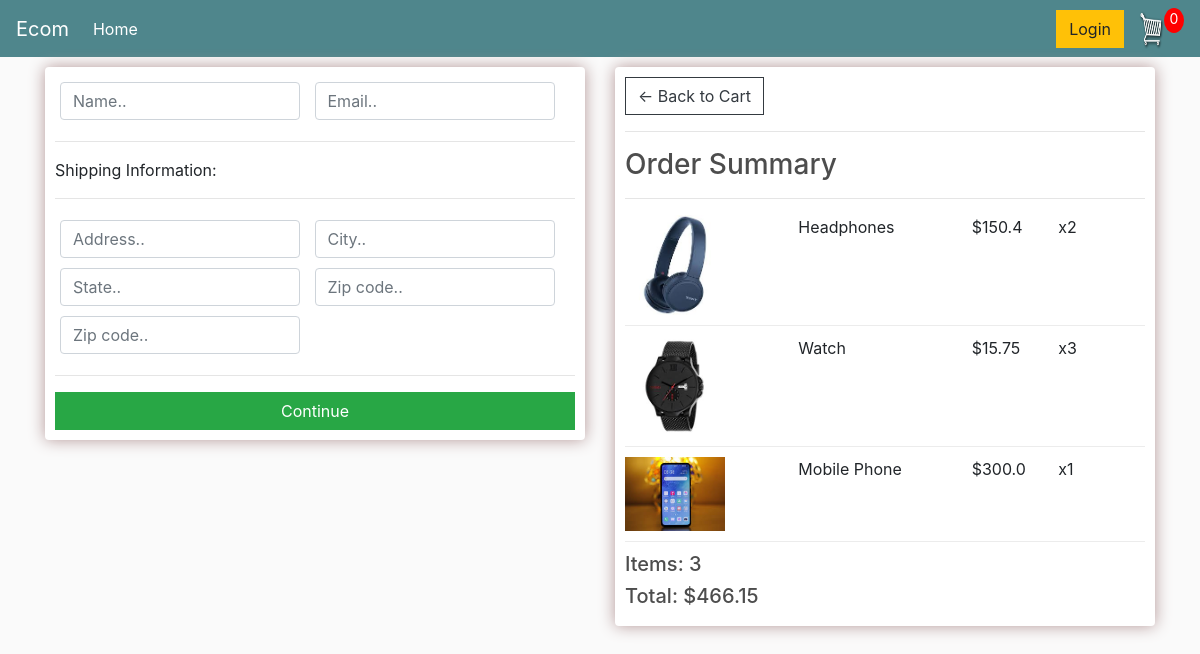
Screenshot of /checkout/ (signed in) with the database file from the repository.
### store/models.py (models this page shows, shortened)
class OrderItem(models.Model):
    customer = models.ForeignKey(Customer,on_delete=models.SET_NULL,null=True,blank=True)
    product = models.ForeignKey(Product,on_delete=models.SET_NULL,null=True)
    order = models.ForeignKey(Order,on_delete=models.SET_NULL,null=True)
    quantity = models.IntegerField(default=0,null=True,blank=True)
    date_added = models.DateTimeField(auto_now_add=True)

class Product(models.Model):
    name = models.CharField(max_length=100)
    price = models.FloatField()
    digital = models.BooleanField(default=False,null=True,blank=True)
    image = models.ImageField(upload_to="",null=True,blank=True)

class Order(models.Model):
    customer = models.ForeignKey(Customer, on_delete=models.SET_NULL,null=True,blank=True)
    date_ordered = models.DateTimeField(auto_now_add=True)
    complete = models.BooleanField(default=False)
    transaction_id = models.CharField(max_length=100,null=True)
    @property
    def get_cart_total(self):
        items = self.orderitem_set.all()
        total = sum([item.product.price for item in items])
        return total
    @property
    def get_number_of_items(self):
        items = self.orderitem_set.all()
        total = sum([1 for item in items])
        return total

### store/views.py (the view)
# urls.py: path('checkout/',views.Checkout,name='checkout'),
def Checkout(request):
    if request.user.is_authenticated:
        Customer = request.user.customer
        orderitems = OrderItem.objects.filter(customer=Customer)
        order = orderitems[0].order
    else :
        orderitems = []
        order = {'get_cart_total':0,'get_number_of_items':0}
    context={'items':orderitems,'order':order}
    return render(request,'store/Checkout.html',context)

### templates/store/Checkout.html (shortened to what this page needs)
{% extends 'store/main.html' %}
{% load static %}
{% block body_block %}
<div class = "row">
    <div class = "col-lg-6">
        <div class = "box-element" id = "form-wrapper">
            <form id="form">
                <div id="user-info">
                    <div class="form-field">
                        <input required class="form-control" type="text" name="name" placeholder="Name..">
                    </div>
                    <div class="form-field">
                        <input required class="form-control" type="email" name="email" placeholder="Email..">
                    </div>
                </div>
                <div id="shipping-info">
                    <hr>
                    <p>Shipping Information:</p>
                    <hr>
                    <div class="form-field">
                        <input class="form-control" type="text" name="address" placeholder="Address..">
                    </div>
                    <div class="form-field">
                        <input class="form-control" type="text" name="city" placeholder="City..">
                    </div>
                    <div class="form-field">
                        <input class="form-control" type="text" name="state" placeholder="State..">
                    </div>
                    <div class="form-field">
                        <input class="form-control" type="text" name="zipcode" placeholder="Zip code..">
                    </div>
                    <div class="form-field">
                        <input class="form-control" type="text" name="country" placeholder="Zip code..">
                    </div>
                </div>
                <hr>
                <input id="form-button" class="btn btn-success btn-block" type="submit" value="Continue">
            </form>
        </div>
        <br>
    </div>
    <div class = "col-lg-6">
        <div class = "box-element">
            <a  class="btn btn-outline-dark" href="{% url 'store:cart' %}">&#x2190; Back to Cart</a>
				<hr>
				<h3>Order Summary</h3>
                <hr>
                {% for item in items %}
				<div class="cart-row">
					<div style="flex:2"><img class="row-image" src="{{ item.product.image.url }}"></div>
                    <div style="flex:2"><p>{{ item.product.name }}</p></div>
                    <div style="flex:1"><p>${{ item.product.price }}</p></div>
					<div style="flex:1"><p>x{{ item.quantity }}</p></div>
                </div>
                {% endfor %}
				<h5>Items:   {{ order.get_number_of_items }}</h5>
				<h5>Total:   ${{ order.get_cart_total }}</h5>
        </div>
    </div>
</div>
{% endblock %}

### static/css/main.css (style rules this page uses)
body { background-color: hsl(0, 0%, 98%); }
h1,h2,h3,h4,h5,h6 { color:hsl(0, 0%, 30%); }
.box-element { box-shadow:hsl(0, 16%, 65%) 0 0 16px; background-color: #fff; border-radius: 4px; padding: 10px; }
.col-lg-4, .col-lg-6, .col-lg-8, .col-lg-12 { margin-top: 10px; }
.btn { border-radius: 0; }
.row-image { width: 100px; }
.form-field { width:250px; display: inline-block; padding: 5px; }
.cart-row { display: flex; align-items: flex-stretch; padding-bottom: 10px; margin-bottom: 10px; border-bottom: 1px solid #ececec; }

### rows the page displays
OrderItem: product.image (picture), product.name "Headphones", product.price "150.4", quantity "2"
OrderItem: product.image (picture), product.name "Watch", product.price "15.75", quantity "3"
OrderItem: product.image (picture), product.name "Mobile Phone", product.price "300.0", quantity "1"
Order: get_number_of_items "3", get_cart_total "466.15"
